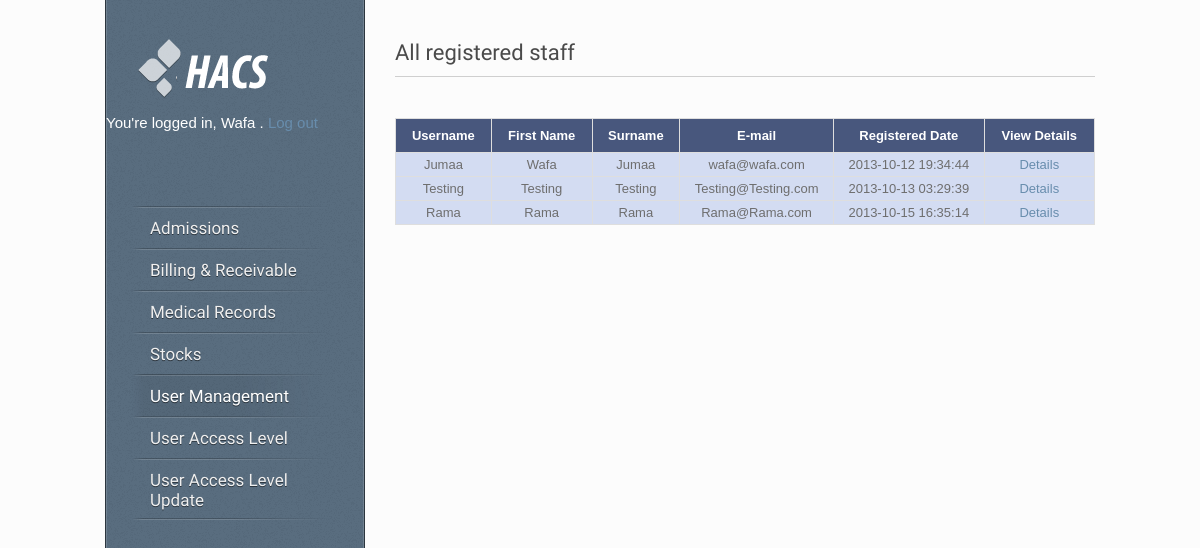
The page /view_staff.php (signed in) on the database its author committed.
### tables this page shows
CREATE TABLE IF NOT EXISTS `users` (
  `id` int(10) NOT NULL AUTO_INCREMENT,
  `username` varchar(50) NOT NULL,
  `password` varchar(50) NOT NULL,
  `firstname` varchar(50) NOT NULL,
  `surname` varchar(50) NOT NULL,
  `email` varchar(255) NOT NULL,
  `signup_date` datetime NOT NULL,
  PRIMARY KEY (`id`),
  KEY `username` (`username`)
);

### core.inc.php (called while the page is built, shortened)
<?php
	function loggedin()
	{
		if (isset($_SESSION['user_id']) && !empty($_SESSION['user_id']))
	{
		return true;
	}else
	{
		return false;
	}
	}
	function getuserfield($field)
	{
		$query = "SELECT `$field` FROM `users` WHERE `id`='".$_SESSION['user_id']."'";
		if ($query_run = mysql_query($query))
		{
			if ($query_result = mysql_result($query_run, 0, $field))
			{
				return $query_result;
			}
		}
	}
		function checkadmission()
	{
		$check = mysql_query("SELECT admission FROM access WHERE userid = '".$_SESSION['user_id']."'");
		while ($row = mysql_fetch_array($check))
		{
			$admission = $row['admission'];
			if ($admission == 1)
			{
				return true;
			}
			else
			{
				return false;
			}
		}
	}
	function checkbill()
	{
		$check = mysql_query("SELECT bill FROM access WHERE userid = '".$_SESSION['user_id']."'");
		while ($row = mysql_fetch_array($check))
		{
			$bill = $row['bill'];
			if ($bill == 1)
			{
				return true;
			}
			else
			{
				return false;
			}
		}
	}
	function checkmedical()
	{
		$check = mysql_query("SELECT medical FROM access WHERE userid = '".$_SESSION['user_id']."'");
		while ($row = mysql_fetch_array($check))
		{
			$medical = $row['medical'];
			if ($medical == 1)
			{
				return true;
			}
			else
			{
				return false;
			}
		}
	}
	function checkstocks()
	{
		$check = mysql_query("SELECT stocks FROM access WHERE userid = '".$_SESSION['user_id']."'");
		while ($row = mysql_fetch_array($check))
		{
			$stocks = $row['stocks'];
			if ($stocks == 1)
			{
				return true;
			}
			else
			{
				return false;
			}
		}
	}
	function checkpatient()
	{
		$check = mysql_query("SELECT patient FROM access WHERE userid = '".$_SESSION['user_id']."'");
		while ($row = mysql_fetch_array($check))
		{
			$patient = $row['patient'];
			if ($patient == 1)
			{
				return true;
			}
			else
			{
				return false;
			}
		}
	}
	function checkadmin()
	{
		$check = mysql_query("SELECT admin FROM access WHERE userid = '".$_SESSION['user_id']."'");
		while ($row = mysql_fetch_array($check))
		{
			$admin = $row['admin'];
			if ($admin == 1)
			{
				return true;
			}
			else
			{
				return false;
			}
		}
	}
?>

### view_staff.php (the view, shortened to what this page needs)
<?php
	require 'core.inc.php';
	if (loggedin())
	{
?>
<!DOCTYPE HTML>
<html lang="en-US">
<head>
<link rel="stylesheet" type="text/css" href="style.css" media="all" />
<link type="text/css" rel="stylesheet" href="css/styles/form.css?v3.1.19"/>
<link href="css/calendarview.css?v3.1.19" rel="stylesheet" type="text/css" />
<link type="text/css" rel="stylesheet" href="http://cdn.jotfor.ms/css/styles/nova.css?3.1.19" />
<link type="text/css" media="print" rel="stylesheet" href="http://cdn.jotfor.ms/css/printForm.css?3.1.19" />
</head>
<body>
<div id="wrapper">
	<div id="sidebar">
		 <div id="logo"><a href="index.php"><img src="style/images/logo.png" alt="Hospital Access Control System" /></a></div>
		<?php
			$firstname = getuserfield('firstname');
			$firstname_decrypted = base64_decode($firstname);
			echo '<br /><p style="color:white; font-size: 15px;">You\'re logged in,  '.$firstname_decrypted.' . <a href="logout.php">Log out</a></p><br>' ;
		?>
    <div id="menu" class="menu-v">
      <ul>
		<?php if (checkadmission()) { ?>
        <li><a href="index.php">Admissions</a>
        </li>
		<?php
			}else
			{
		?>		<li><a href="#" style="color: red;"><?php echo 'Permission Denied'; ?></a></li>
		<?php
			}
		?>
		<?php if (checkbill()) { ?>
        <li><a href="bill_receivable.php">Billing & Receivable</a>
        </li>
		<?php
			}else
			{
		?>		<li><a href="#" style="color: red;"><?php echo 'Permission Denied'; ?></a></li>
		<?php
			}
		?>
		<?php if (checkmedical()) { ?>
        <li><a href="medical.php">Medical Records</a></li>
		<?php
			}else
			{
		?>		<li><a href="#" style="color: red;"><?php echo 'Permission Denied'; ?></a></li>
		<?php
			}
		?>
		<?php if (checkstocks()) { ?>
        <li><a href="stocks.php">Stocks</a>
        </li>
		<?php
			}else
			{
		?>		<li><a href="#" style="color: red;"><?php echo 'Permission Denied'; ?></a></li>
		<?php
			}
		?>
		<?php if (checkpatient()) { ?>
        <li><a href="#" class="active">User Management</a>
		</li>
		<?php
			}else
			{
		?>		<li><a href="#" style="color: red;"><?php echo 'Permission Denied'; ?></a></li>
		<?php
			}
		?>
		<?php if (checkadmin()) { ?>
			<li><a href="access.php">User Access Level</a></li>
			<li><a href="access_update.php">User Access Level Update</a></li>
		<?php
			}else
			{
		?>		<li><a href="#" style="color: red;"><?php echo 'Permission Denied'; ?></a></li>
		<?php
			}
		?>
      </ul>
    </div>
	</div>
	<div id="content">
	<h1 class="title">All registered staff</h1>
	<div class="line"></div>
	<?php if (checkadmin()) { ?>
	<div id="container">
		<div id="main">
			<table>
				<tr>
					<th>Username</th>
					<th>First Name</th>
					<th>Surname</th>
					<th>E-mail</th>
					<th>Registered Date</th>
					<th>View Details</th>
				</tr>
				<?php
					$sql = "SELECT * FROM users GROUP BY id ASC";
					$query =  mysql_query($sql) or die(mysql_error());
					while ($rows = mysql_fetch_assoc($query))
					{
						$username = $rows['username'];
						$firstname = $rows['firstname'];
						$surname = $rows['surname'];
						$email = $rows['email'];
						$username_decrypted = base64_decode($username);
						$firstname_decrypted = base64_decode($firstname);
						$surname_decrypted = base64_decode($surname);
						$email_decrypted = base64_decode($email);
				?>
					<tr>
						<td><?php echo $username_decrypted; ?></td>
						<td><?php echo $firstname_decrypted; ?></td>
						<td><?php echo $surname_decrypted; ?></td>
						<td><?php echo $email_decrypted; ?></td>
						<td><?php echo $rows['signup_date']; ?></td>
						<td><a href="profile.php?id=<?php echo $rows['id']; ?>">Details</a></td>
					</tr>
				<?php
					}
				?>
			</table>
		</div>
	</div>
	<?php
		}else
		{
	?>		<center><h2 style="color: red;">Permission Denied</h2></center>
	<?php
		}
	?>
</div>
</body>
</html>
<?php
	}else
	{
		require 'loginform.inc.php';
	}
?>

### style.css (style rules this page uses)
html, body, div, span, applet, object, iframe, h1, h2, h3, h4, h5, h6, p, blockquote, pre, a, acronym, address, big, cite, code, del, dfn, em, font, img, ins, kbd, q, s, samp, small, strike, strong, tt, var, b, u, i, center, dl, dt, dd, ol, ul, li, fieldset, form, label, legend { margin:0; padding:0; border:0; outline:0; font-size:100%; vertical-align:baseline; background:transparent }
body { line-height:1 }
ol, ul { list-style:none }
table { border-collapse:collapse; border-spacing:0 }
th, td { margin:0; padding:0 }
html, body { height: 100%; }
body { background-color: #FCFCFC; font-family:Arial, sans-serif; font-size: 13px; color: #585858; }
p { line-height: 20px; margin-bottom: 20px; }
a { color: #688dad; text-decoration: none; }
h1, h2, h3, h4, h5, h6 { font-family: 'Amaranth', sans-serif; color: #4a4a4a; font-weight: normal; margin: 0 0 10px 0; }
h1 { font-size: 22px; line-height: 26px; }
h1.title { padding: 0; }
img { display: block; }
.line { background: transparent url(style/images/line.png) repeat-x; height: 2px; padding: 20px 0 0 0; line-break: 0px; }
ul { line-height: 20px; margin-bottom: 20px; }
ul li { background: transparent url(style/images/bullet.png) left 8px no-repeat; padding-left: 15px; }
#wrapper { width: 990px; margin: 0 auto; overflow: hidden; }
#content { width: 700px; float: right; padding: 40px 0 20px 0; }
#sidebar { width: 258px; background: #596d7f url(style/images/noize.png) repeat 100% 0; -webkit-box-shadow: inset 0px 0px 0px 1px rgba(255, 255, 255, 0.15); -moz-box-shadow: inset 0px 0px 0px 1px rgba(255, 255, 255, 0.15); box-shadow: inset 0px 0px 0px 1px rgba(255, 255, 255, 0.15); border-left: 1px solid rgba(0, 0, 0, 0.50); border-right: 1px solid rgba(0, 0, 0, 0.50); float: left; position: fixed; margin-top: -1px; z-index: 100; }
#logo { text-align: left; padding: 40px 32px 0 32px; }
#logo a { border: none; }
#logo img { display: inline; }
#menu { float: left; text-align: left; font-family: 'Amaranth', sans-serif; font-size: 17px; margin-top: 40px; margin-bottom: 50px; position: relative; z-index: 100; padding: 0 0 0 24px; text-shadow: 0px 1px 0px rgba(0, 0, 0, 0.5); }
.menu-v ul { margin: 0; padding: 0; list-style-type: none; width: 200px; background: transparent url(style/images/menu-line.png) no-repeat center bottom; }
.menu-v ul li { position: relative; padding-right: 5px; background: transparent url(style/images/menu-line.png) no-repeat center top; padding: 0; }
.menu-v ul li a { display: block; color: white; text-decoration: none; padding: 12px 0 10px 20px; padding-right: 17px; background: transparent; color: #f0f0f0; text-decoration: none; border: none; }
.menu-v ul li a.active, .menu-v ul li a.selected, .menu-v ul li a:hover { text-decoration: none; background: transparent url(style/images/menu-hover.png) repeat-y left top; color: #fff; }
table { width: 100%; border-collapse: collapse; margin-bottom: 20px; color: #6e6e6e; border-bottom:1px solid #dedede; }
table td { padding: 8px 10px; border-right:1px solid #dedede; }
table th { padding: 10px; text-align: left; border-right:1px solid #dedede; font-weight: normal; }
table tr { border-left:1px solid #dedede; border-top:1px solid #dedede; }

### view_staff.php (style rules this page uses)
#main table th { padding: 10px; background-color: #48577D; color: #FFFFFF; text-align: center; font-weight: bold; }
#main table td { padding: 5px; text-align: center; }
#main table tr { background-color: #D3DCF2; }

### rows shown on the page
users: firstname "Wafa", username "Jumaa", surname "Jumaa", email "wafa@wafa.com", signup_date "2013-10-12 19:34:44"
users: username "Testing", firstname "Testing", surname "Testing", email "Testing@Testing.com", signup_date "2013-10-13 03:29:39"
users: username "Rama", firstname "Rama", surname "Rama", email "Rama@Rama.com", signup_date "2013-10-15 16:35:14"
